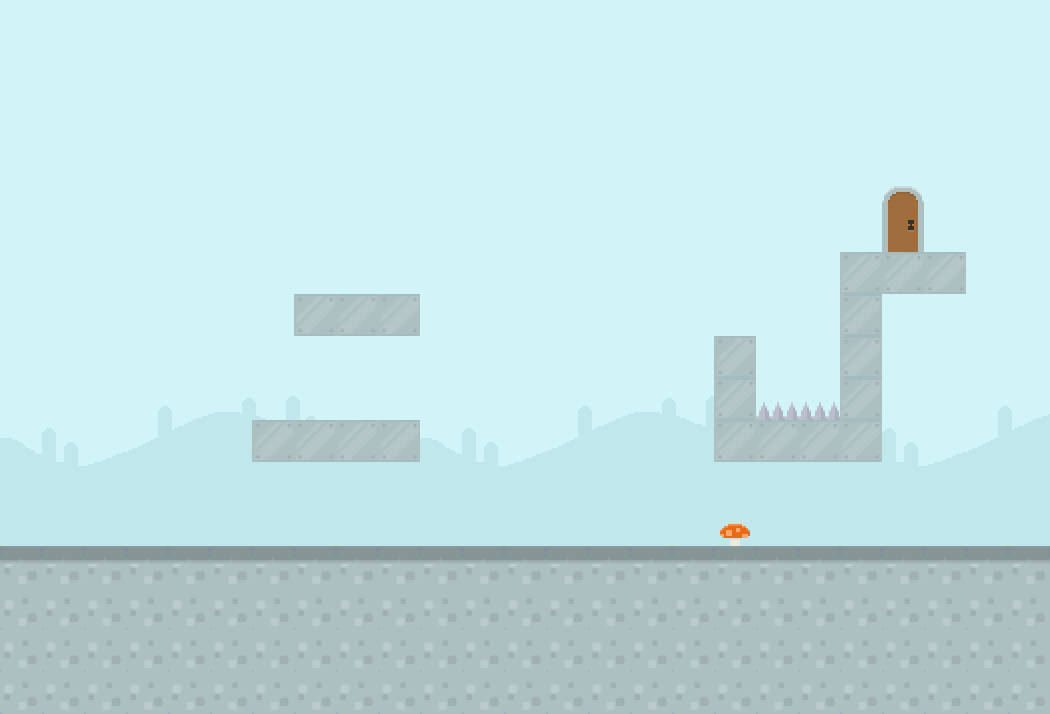

A level layout from a 2D game, rendered from its tile map. Below: a short description, then the map file with its tile-grid data intact:
An orthogonal 25x17 tile map with 42x42 px tiles, 2 tile layers (background, foreground) and 2 objects (player, diamond).

<map version="1.0" tiledversion="1.0.2" orientation="orthogonal" renderorder="right-down" width="25" height="17" tilewidth="42" tileheight="42" nextobjectid="18">
 <tileset firstgid="1" source="tileset.tsx" />
 <layer name="background" width="25" height="17">
  <data encoding="csv">
232,232,232,232,232,232,232,232,232,232,232,232,232,232,232,232,232,232,232,232,232,232,232,232,232,
232,232,232,232,232,232,232,232,232,232,232,232,232,232,232,232,232,232,232,232,232,232,232,232,232,
232,232,232,232,232,232,232,232,232,232,232,232,232,232,232,232,232,232,232,232,232,232,232,232,232,
232,232,232,232,232,232,232,232,232,232,232,232,232,232,232,232,232,232,232,232,232,232,232,232,232,
232,232,232,232,232,232,232,232,232,232,232,232,232,232,232,232,232,232,232,232,232,232,232,232,232,
232,232,232,232,232,232,232,232,232,232,232,232,232,232,232,232,232,232,232,232,232,232,232,232,232,
232,232,232,232,232,232,232,232,232,232,232,232,232,232,232,232,232,232,232,232,232,232,232,232,232,
232,232,232,232,232,232,232,232,232,232,232,232,232,232,232,232,232,232,232,232,232,232,232,232,232,
232,232,232,232,232,232,232,232,232,232,232,232,232,232,232,232,232,232,232,232,232,232,232,232,232,
230,231,232,233,234,235,236,237,238,239,230,231,232,233,234,235,236,237,238,239,230,231,232,233,234,
260,261,262,263,264,265,266,267,268,269,260,261,262,263,264,265,266,267,268,269,260,261,262,263,264,
290,291,292,293,294,295,296,297,298,299,290,291,292,293,294,295,296,297,298,299,290,291,292,293,294,
294,294,294,294,294,294,294,294,294,294,294,294,294,294,294,294,294,294,294,294,294,294,294,294,294,
381,381,381,381,381,381,381,381,381,381,381,381,381,381,381,381,381,381,381,381,381,381,381,381,381,
381,381,381,381,381,381,381,381,381,381,381,381,381,381,381,381,381,381,381,381,381,381,381,381,381,
381,381,381,381,381,381,381,381,381,381,381,381,381,381,381,381,381,381,381,381,381,381,381,381,381,
381,381,381,381,381,381,381,381,381,381,381,381,381,381,381,381,381,381,381,381,381,381,381,381,381
</data>
 </layer>
 <layer name="foreground" width="25" height="17">
  <data encoding="csv">
0,0,0,0,0,0,0,0,0,0,0,0,0,0,0,0,0,0,0,0,0,0,0,0,0,
0,0,0,0,0,0,0,0,0,0,0,0,0,0,0,0,0,0,0,0,0,0,0,0,0,
0,0,0,0,0,0,0,0,0,0,0,0,0,0,0,0,0,0,0,0,0,0,0,0,0,
0,0,0,0,0,0,0,0,0,0,0,0,0,0,0,0,0,0,0,0,0,0,0,0,0,
0,0,0,0,0,0,0,0,0,0,0,0,0,0,0,0,0,0,0,0,0,167,0,0,0,
0,0,0,0,0,0,0,0,0,0,0,0,0,0,0,0,0,0,0,0,0,168,0,0,0,
0,0,0,0,0,0,0,0,0,0,0,0,0,0,0,0,0,0,0,0,905,905,905,0,0,
0,0,0,0,0,0,0,905,905,905,0,0,0,0,0,0,0,0,0,0,905,0,0,0,0,
0,0,0,0,0,0,0,0,0,0,0,0,0,0,0,0,0,905,0,0,905,0,0,0,0,
0,0,0,0,0,0,0,0,0,0,0,0,0,0,0,0,0,905,119,119,905,0,0,0,0,
0,0,0,0,0,0,905,905,905,905,0,0,0,0,0,0,0,905,905,905,905,0,0,0,0,
0,0,0,0,0,0,0,0,0,0,0,0,0,0,0,0,0,0,0,0,0,0,0,0,0,
0,0,0,0,0,0,0,0,0,0,0,0,0,0,0,0,0,109,0,0,0,0,0,0,0,
741,741,741,741,741,741,741,741,741,741,741,741,741,741,741,741,741,741,741,741,741,741,741,741,741,
807,807,807,807,807,807,807,807,807,807,807,807,807,807,807,807,807,807,807,807,807,807,807,807,807,
807,807,807,807,807,807,807,807,807,807,807,807,807,807,807,807,807,807,807,807,807,807,807,807,807,
807,807,807,807,807,807,807,807,807,807,807,807,807,807,807,807,807,807,807,807,807,807,807,807,807
</data>
 </layer>
 <objectgroup name="objects">
  <object id="2" name="player" type="player" x="147.5" y="485" width="44" height="48" />
  <object id="17" name="diamond" x="477.333" y="134.666" width="38.6667" height="44" />
 </objectgroup>
</map>
